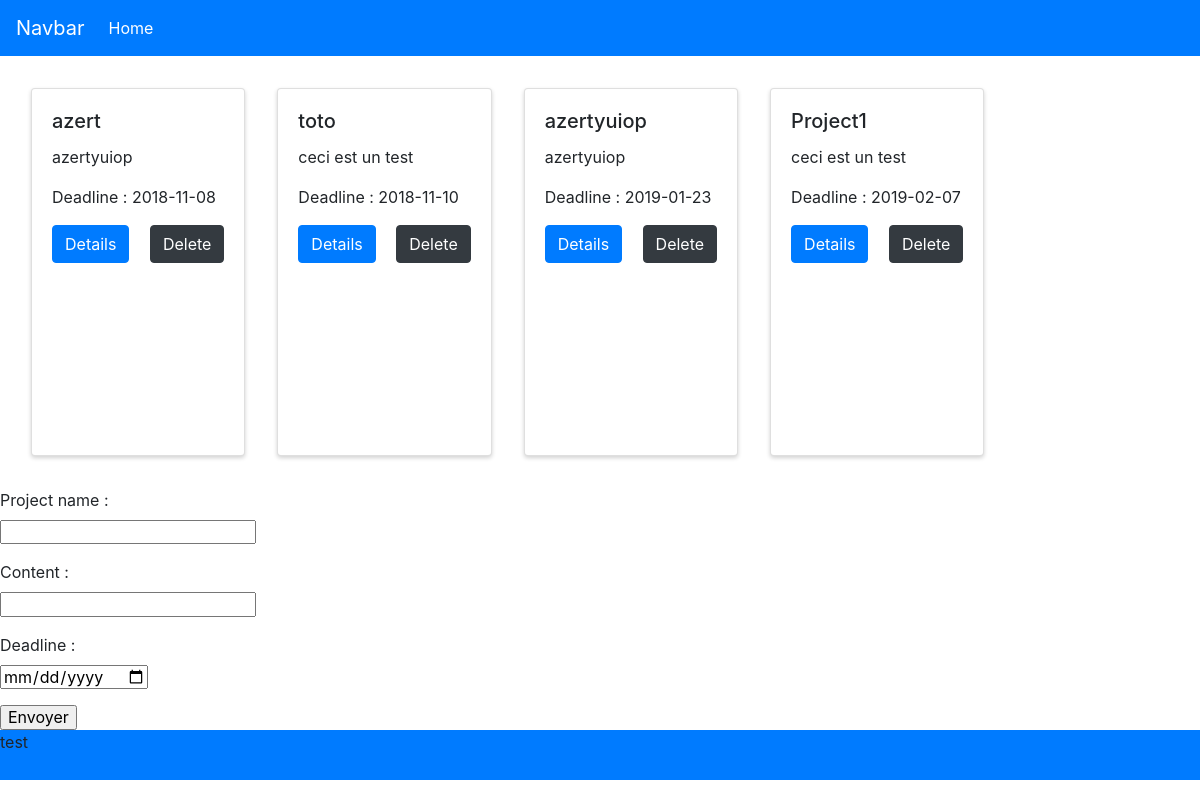
The page / on the database its author committed.
### tables this page shows
CREATE TABLE `project` (
  `id` int(11) NOT NULL,
  `name` varchar(255) NOT NULL,
  `content` text NOT NULL,
  `deadline` date NOT NULL
);

### index.php (the view)
<?php require('header.php');
require('bdd.php'); ?>
  <div class="container-fluid mt-3">
    <div class="row m-0 p-0">
<?php
$reponse = $bdd->query('SELECT * FROM project ORDER BY id');
  $donnees = $reponse->fetchAll();
    foreach ($donnees as $value) { ?>
          <div class="card m-3">
            <div class="card-body">
              <h5 class="card-title"><?= $value['name']; ?></h5>
              <p class="card-text"><?= $value['content']; ?></p>
              <p class="deadline">Deadline : <?= $value['deadline']; ?></p>
              <a href="project.php?page=project&id=<?= $value['id']; ?>" class="btn btn-primary">Details</a>
              <a class="btn btn-dark text-white ml-3" href="deletProject.php?id=<?= $value['id']; ?>">Delete</a>
            </div>
          </div>
    <?php } ?>
  </div>
</div>
<form method="post" action="addProject.php" class="mt-3">
  <p>
    <label for="name">Project name : </label><br>
    <input type="text" name="name" id="name" required/>
  </p>
  <p>
    <label for="content">Content : </label> <br>
    <input type="text" name="content" id="content" required/>
  </p>
  <p>
    <label for="deadline">Deadline : </label> <br>
    <input type="date" min="<?= date("Y-m-d"); ?>" name="deadline" id="deadline" required/>
  </p>
  <input type="submit" value="Envoyer" />
</form>
<?php require('footer.php');

### header.php (shortened to what this page needs)
<!doctype html>
<html class="no-js" lang="">
<head>
  <link rel="stylesheet" href="https://stackpath.bootstrapcdn.com/bootstrap/4.1.3/css/bootstrap.min.css">
  <link rel="stylesheet" href="css/normalize.css">
  <link rel="stylesheet" href="css/main.css">
</head>
<body>
  <nav class="navbar navbar-expand-lg navbar-dark bg-primary">
    <a class="navbar-brand" href="index.php">Navbar</a>
    <div class="collapse navbar-collapse" id="navbarSupportedContent">
      <ul class="navbar-nav mr-auto">
        <li class="nav-item active">
          <a class="nav-link" href="index.php">Home</a>
        </li>
       </ul>
    </div>
  </nav>

### footer.php (shortened to what this page needs)
<footer class="navbar-dark bg-primary">
  <p> test </p>
</footer>
</body>
</html>

### css/main.css (style rules this page uses)
html { color: #222; font-size: 1em; line-height: 1.4; }
.container-fluid { height: 50vh; display: flex; flex-direction: column; }
.row { flex-grow: 1; }
.card { box-shadow: 0px 2px 4px rgba(0, 0, 0, 0.18); display: flex; flex-direction: column; }
.card-text { display: flex; flex-grow: 1; }
footer { height: 50px; position: relative; bottom: 0; }

### rows shown on the page
project: name "azert", content "azertyuiop", deadline "2018-11-08"
project: name "toto", content "ceci est un test", deadline "2018-11-10"
project: name "azertyuiop", content "azertyuiop", deadline "2019-01-23"
project: name "Project1", content "ceci est un test", deadline "2019-02-07"
